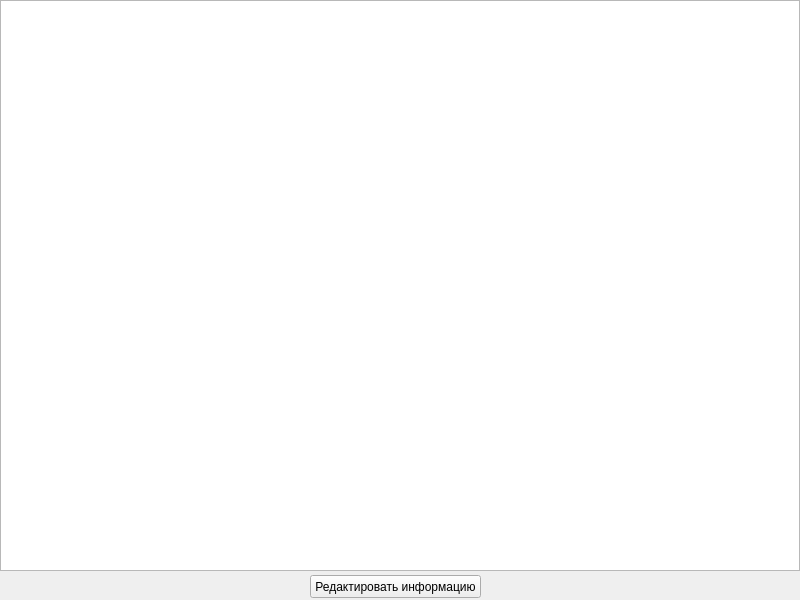
<?xml version="1.0" encoding="UTF-8"?>
<ui version="4.0">
 <class>MainWindow</class>
 <widget class="QMainWindow" name="MainWindow">
  <property name="geometry">
   <rect>
    <x>0</x>
    <y>0</y>
    <width>800</width>
    <height>600</height>
   </rect>
  </property>
  <property name="windowTitle">
   <string>MainWindow</string>
  </property>
  <widget class="QWidget" name="centralwidget">
   <widget class="QTableWidget" name="tableWidget">
    <property name="geometry">
     <rect>
      <x>0</x>
      <y>0</y>
      <width>800</width>
      <height>571</height>
     </rect>
    </property>
   </widget>
   <widget class="QPushButton" name="pushButton">
    <property name="geometry">
     <rect>
      <x>310</x>
      <y>575</y>
      <width>171</width>
      <height>23</height>
     </rect>
    </property>
    <property name="text">
     <string>Редактировать информацию</string>
    </property>
   </widget>
  </widget>
 </widget>
 <resources/>
 <connections/>
</ui>
